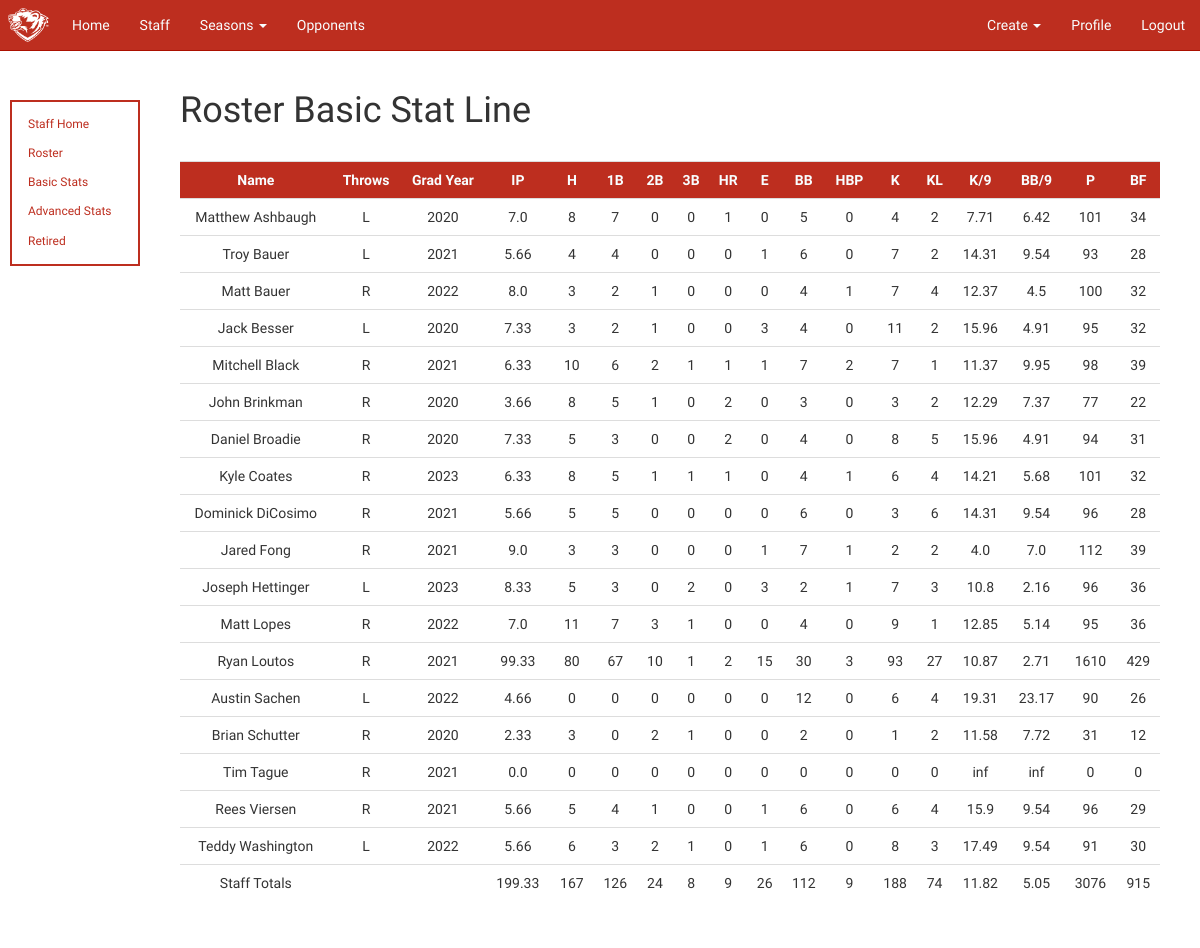
/staff/basic_stats (signed in), run on the app's committed database.
### app/models.py (models this page shows, shortened)
class User(UserMixin, db.Model):
    id = db.Column(db.Integer, primary_key=True)
    admin = db.Column(db.Boolean, index=True)
    retired = db.Column(db.Boolean, index=True)
    username = db.Column(db.String(64), index=True, unique=True)
    email = db.Column(db.String(120), index=True, unique=True)
    password_hash = db.Column(db.String(128))
    firstname = db.Column(db.String(64))
    lastname = db.Column(db.String(64))
    grad_year = db.Column(db.String(8), index=True)
    throws = db.Column(db.String(8), index=True)
    outings = db.relationship('Outing', backref='pitcher', lazy='dynamic')

### app/routes.py (the view)
@app.route('/staff/basic_stats', methods=['GET', 'POST'])
@login_required
def staff_basic_stats():
    pitchers = User.query.filter(User.grad_year != 'Coach/Manager').filter(User.retired == 0).order_by(User.lastname).all()
    staff_stat_summary, players_stat_summary = staffBasicStats(pitchers)
    return render_template(
        'staff/staff_basic_stats.html',
        staff_stat_summary=staff_stat_summary,
        players_stat_summary=players_stat_summary,
        current_season=getCurrentSeason(),
        old_seasons=getOldSeasons())

### app/models.py (called while the page is built)
@login.user_loader
def load_user(id):
    return User.query.get(int(id))

    def __repr__(self):
        return f'{self.semester} {self.year}'

### app/routes.py (called while the page is built)
def getCurrentSeason():
    current_season = Season.query.filter_by(current_season=True).first()
    return current_season

def getOldSeasons():
    old_seasons = Season.query.filter_by(current_season=False).order_by(Season.year).all()
    return old_seasons

### app/stats.py (called while the page is built)
def truncate(n, decimals=2):
    multiplier = 10 ** decimals
    return int(n * multiplier) / multiplier

### app/templates/staff/staff_basic_stats.html (shortened to what this page needs)
{% extends "base.html" %}
{% block styles %}
    {{ super() }}
    <link rel="stylesheet" type="text/css" href="{{ url_for('static', filename='css/sidenav.css') }}">
{% endblock %}
{% block app_content %}
    {% include "staff/staff_sidenav.html" %}
    <div class="main">
        <h1>Roster Basic Stat Line</h1> <br>
        <table id="staff-basic-stats" class="table sortable_table">
            <tr class="table-headers">
                <th onclick="sortTable(0, 0, 2)">Name</th>
                <th onclick="sortTable(1, 0, 2)">Throws</th>
                <th onclick="sortTable(2, 0, 2)">Grad Year</th>
                <th onclick="sortTable(3, 0, 2)">IP</th>
                <th onclick="sortTable(4, 0, 2)">H</th>
                <th onclick="sortTable(5, 0, 2)">1B</th>
                <th onclick="sortTable(6, 0, 2)">2B</th>
                <th onclick="sortTable(7, 0, 2)">3B</th>
                <th onclick="sortTable(8, 0, 2)">HR</th>
                <th onclick="sortTable(9, 0, 2)">E</th>
                <th onclick="sortTable(10, 0, 2)">BB</th>
                <th onclick="sortTable(11, 0, 2)">HBP</th>
                <th onclick="sortTable(12, 0, 2)">K</th>
                <th onclick="sortTable(13, 0, 2)">KL</th>
                <th onclick="sortTable(14, 0, 2)">K/9</th>
                <th onclick="sortTable(15, 0, 2)">BB/9</th>
                <th onclick="sortTable(16, 0, 2)">P</th>
                <th onclick="sortTable(17, 0, 2)">BF</th>
            </tr>
            {% for pitcher in players_stat_summary %}
                <tr class="data-row">
                    <td>{{ pitcher["details"]["name"] }}</td>
                    <td>{{ pitcher["details"]["throws"] }}</td>
                    <td>{{ pitcher["details"]["class"] }}</td>
                    <td>{{ pitcher["stat_line"]["ip"] }}</td>
                    <td>{{ pitcher["stat_line"]["h"] }}</td>
                    <td>{{ pitcher["stat_line"]["1b"] }}</td>
                    <td>{{ pitcher["stat_line"]["2b"] }}</td>
                    <td>{{ pitcher["stat_line"]["3b"] }}</td>
                    <td>{{ pitcher["stat_line"]["hr"] }}</td>
                    <td>{{ pitcher["stat_line"]["e"] }}</td>
                    <td>{{ pitcher["stat_line"]["bb"] }}</td>
                    <td>{{ pitcher["stat_line"]["hbp"] }}</td>
                    <td>{{ pitcher["stat_line"]["k"] }}</td>
                    <td>{{ pitcher["stat_line"]["kl"] }}</td>
                    <td>{{ pitcher["stat_line"]["kp9"] }}</td>
                    <td>{{ pitcher["stat_line"]["bb9"] }}</td>
                    <td>{{ pitcher["stat_line"]["p"] }}</td>
                    <td>{{ pitcher["stat_line"]["bf"] }}</td>
                </tr>
            {% endfor %}
            <tr>
                <td>Staff Totals</td>
                <td></td>
                <td></td>
                <td>{{ staff_stat_summary["ip"] }}</td>
                <td>{{ staff_stat_summary["h"] }}</td>
                <td>{{ staff_stat_summary["1b"] }}</td>
                <td>{{ staff_stat_summary["2b"] }}</td>
                <td>{{ staff_stat_summary["3b"] }}</td>
                <td>{{ staff_stat_summary["hr"] }}</td>
                <td>{{ staff_stat_summary["e"] }}</td>
                <td>{{ staff_stat_summary["bb"] }}</td>
                <td>{{ staff_stat_summary["hbp"] }}</td>
                <td>{{ staff_stat_summary["k"] }}</td>
                <td>{{ staff_stat_summary["kl"] }}</td>
                <td>{{ staff_stat_summary["kp9"] }}</td>
                <td>{{ staff_stat_summary["bb9"] }}</td>
                <td>{{ staff_stat_summary["p"] }}</td>
                <td>{{ staff_stat_summary["bf"] }}</td>
            </tr>
        </table>
    </div>
{% endblock %}

### app/static/css/base.css (style rules this page uses)
th, td { text-align: center; }
.table-headers { background-color: #bd2e1f; color: #f9feff; }
.main { font-family: 'Exo', sans-serif; font-weight: 500; }

### app/static/css/sidenav.css (style rules this page uses)
.main { margin-left: 140px; padding: 0px 10px; font-family: 'Exo', sans-serif; font-weight: 500; }

### data on the page
User: details.class "2020"
User: details.class "2021"
User: details.class "2022"
User: details.class "2020"
User: details.class "2021"
User: details.class "2020"
User: details.class "2020"
User: details.class "2023"
User: details.class "2021"
User: details.class "2021"
User: details.class "2023"
User: details.class "2022"
User: details.class "2021"
User: details.class "2022"
User: details.class "2020"
User: details.class "2021"
User: details.class "2021"
User: details.class "2022"

### other printed values
{{ pitcher["details"]["name"] }} "Matthew Ashbaugh" "Troy Bauer" "Matt Bauer" "Jack Besser" "Mitchell Black" "John Brinkman" "Daniel Broadie" "Kyle Coates" "Dominick DiCosimo" "Jared Fong" "Joseph Hettinger" "Matt Lopes" "Ryan Loutos" "Austin Sachen" "Brian Schutter" "Tim Tague" "Rees Viersen" "Teddy Washington"
{{ pitcher["details"]["throws"] }} "L" "L" "R" "L" "R" "R" "R" "R" "R" "R" "L" "R" "R" "L" "R" "R" "R" "L"
{{ pitcher["stat_line"]["ip"] }} "7.0" "5.66" "8.0" "7.33" "6.33" "3.66" "7.33" "6.33" "5.66" "9.0" "8.33" "7.0" "99.33" "4.66" "2.33" "0.0" "5.66" "5.66"
{{ pitcher["stat_line"]["h"] }} "8" "4" "3" "3" "10" "8" "5" "8" "5" "3" "5" "11" "80" "0" "3" "0" "5" "6"
{{ pitcher["stat_line"]["1b"] }} "7" "4" "2" "2" "6" "5" "3" "5" "5" "3" "3" "7" "67" "0" "0" "0" "4" "3"
{{ pitcher["stat_line"]["2b"] }} "0" "0" "1" "1" "2" "1" "0" "1" "0" "0" "0" "3" "10" "0" "2" "0" "1" "2"
{{ pitcher["stat_line"]["3b"] }} "0" "0" "0" "0" "1" "0" "0" "1" "0" "0" "2" "1" "1" "0" "1" "0" "0" "1"
{{ pitcher["stat_line"]["hr"] }} "1" "0" "0" "0" "1" "2" "2" "1" "0" "0" "0" "0" "2" "0" "0" "0" "0" "0"
{{ pitcher["stat_line"]["e"] }} "0" "1" "0" "3" "1" "0" "0" "0" "0" "1" "3" "0" "15" "0" "0" "0" "1" "1"
{{ pitcher["stat_line"]["bb"] }} "5" "6" "4" "4" "7" "3" "4" "4" "6" "7" "2" "4" "30" "12" "2" "0" "6" "6"
{{ pitcher["stat_line"]["hbp"] }} "0" "0" "1" "0" "2" "0" "0" "1" "0" "1" "1" "0" "3" "0" "0" "0" "0" "0"
{{ pitcher["stat_line"]["k"] }} "4" "7" "7" "11" "7" "3" "8" "6" "3" "2" "7" "9" "93" "6" "1" "0" "6" "8"
{{ pitcher["stat_line"]["kl"] }} "2" "2" "4" "2" "1" "2" "5" "4" "6" "2" "3" "1" "27" "4" "2" "0" "4" "3"
{{ pitcher["stat_line"]["kp9"] }} "7.71" "14.31" "12.37" "15.96" "11.37" "12.29" "15.96" "14.21" "14.31" "4.0" "10.8" "12.85" "10.87" "19.31" "11.58" "inf" "15.9" "17.49"
{{ pitcher["stat_line"]["bb9"] }} "6.42" "9.54" "4.5" "4.91" "9.95" "7.37" "4.91" "5.68" "9.54" "7.0" "2.16" "5.14" "2.71" "23.17" "7.72" "inf" "9.54" "9.54"
